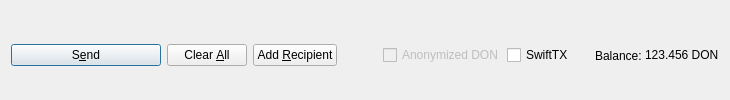
         <widget class="QFrame" name="frame_Send">
          <layout class="QHBoxLayout" name="horizontalLayout">
           <property name="bottomMargin">
            <number>0</number>
           </property>
           <item>
            <widget class="QPushButton" name="sendButton">
             <property name="minimumSize">
              <size>
               <width>150</width>
               <height>0</height>
              </size>
             </property>
             <property name="toolTip">
              <string>Confirm the send action</string>
             </property>
             <property name="text">
              <string>S&amp;end</string>
             </property>
             <property name="icon">
              <iconset resource="../donate.qrc">
               <normaloff>:/icons/send</normaloff>:/icons/send</iconset>
             </property>
             <property name="autoDefault">
              <bool>false</bool>
             </property>
             <property name="default">
              <bool>true</bool>
             </property>
            </widget>
           </item>
           <item>
            <widget class="QPushButton" name="clearButton">
             <property name="sizePolicy">
              <sizepolicy hsizetype="Minimum" vsizetype="Fixed">
               <horstretch>0</horstretch>
               <verstretch>0</verstretch>
              </sizepolicy>
             </property>
             <property name="toolTip">
              <string>Clear all fields of the form.</string>
             </property>
             <property name="text">
              <string>Clear &amp;All</string>
             </property>
             <property name="icon">
              <iconset resource="../donate.qrc">
               <normaloff>:/icons/remove</normaloff>:/icons/remove</iconset>
             </property>
             <property name="autoDefault">
              <bool>false</bool>
             </property>
            </widget>
           </item>
           <item>
            <widget class="QPushButton" name="addButton">
             <property name="toolTip">
              <string>Send to multiple recipients at once</string>
             </property>
             <property name="text">
              <string>Add &amp;Recipient</string>
             </property>
             <property name="icon">
              <iconset resource="../donate.qrc">
               <normaloff>:/icons/add</normaloff>:/icons/add</iconset>
             </property>
             <property name="autoDefault">
              <bool>false</bool>
             </property>
            </widget>
           </item>
           <item>
            <spacer name="horizontalSpacer">
             <property name="orientation">
              <enum>Qt::Horizontal</enum>
             </property>
             <property name="sizeHint" stdset="0">
              <size>
               <width>40</width>
               <height>20</height>
              </size>
             </property>
            </spacer>
           </item>
           <item>
            <layout class="QHBoxLayout" name="horizontalLayout_2">
             <property name="spacing">
              <number>3</number>
             </property>
             <item>
              <widget class="QCheckBox" name="checkzDON">
               <property name="enabled">
                <bool>false</bool>
               </property>
               <property name="text">
                <string>Anonymized DON</string>
               </property>
              </widget>
             </item>
             <item>
              <widget class="QCheckBox" name="checkSwiftTX">
               <property name="enabled">
                <bool>true</bool>
               </property>
               <property name="minimumSize">
                <size>
                 <width>85</width>
                 <height>0</height>
                </size>
               </property>
               <property name="text">
                <string>SwiftTX</string>
               </property>
              </widget>
             </item>
             <item>
              <widget class="QLabel" name="label">
               <property name="text">
                <string>Balance:</string>
               </property>
              </widget>
             </item>
             <item>
              <widget class="QLabel" name="labelBalance">
               <property name="sizePolicy">
                <sizepolicy hsizetype="Preferred" vsizetype="Fixed">
                 <horstretch>0</horstretch>
                 <verstretch>0</verstretch>
                </sizepolicy>
               </property>
               <property name="cursor">
                <cursorShape>IBeamCursor</cursorShape>
               </property>
               <property name="text">
                <string notr="true">123.456 DON</string>
               </property>
               <property name="textInteractionFlags">
                <set>Qt::LinksAccessibleByMouse|Qt::TextSelectableByKeyboard|Qt::TextSelectableByMouse</set>
               </property>
              </widget>
             </item>
            </layout>
           </item>
          </layout>
         </widget>
